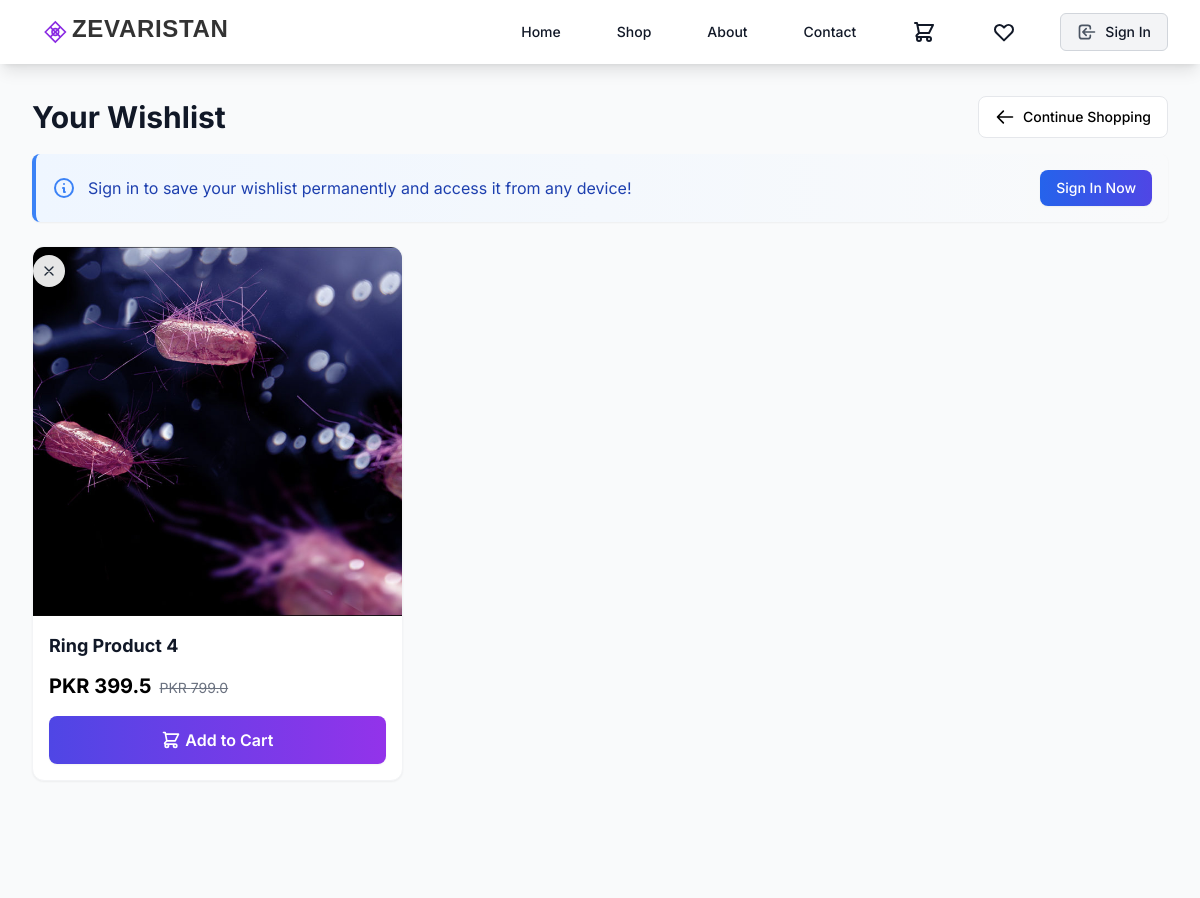
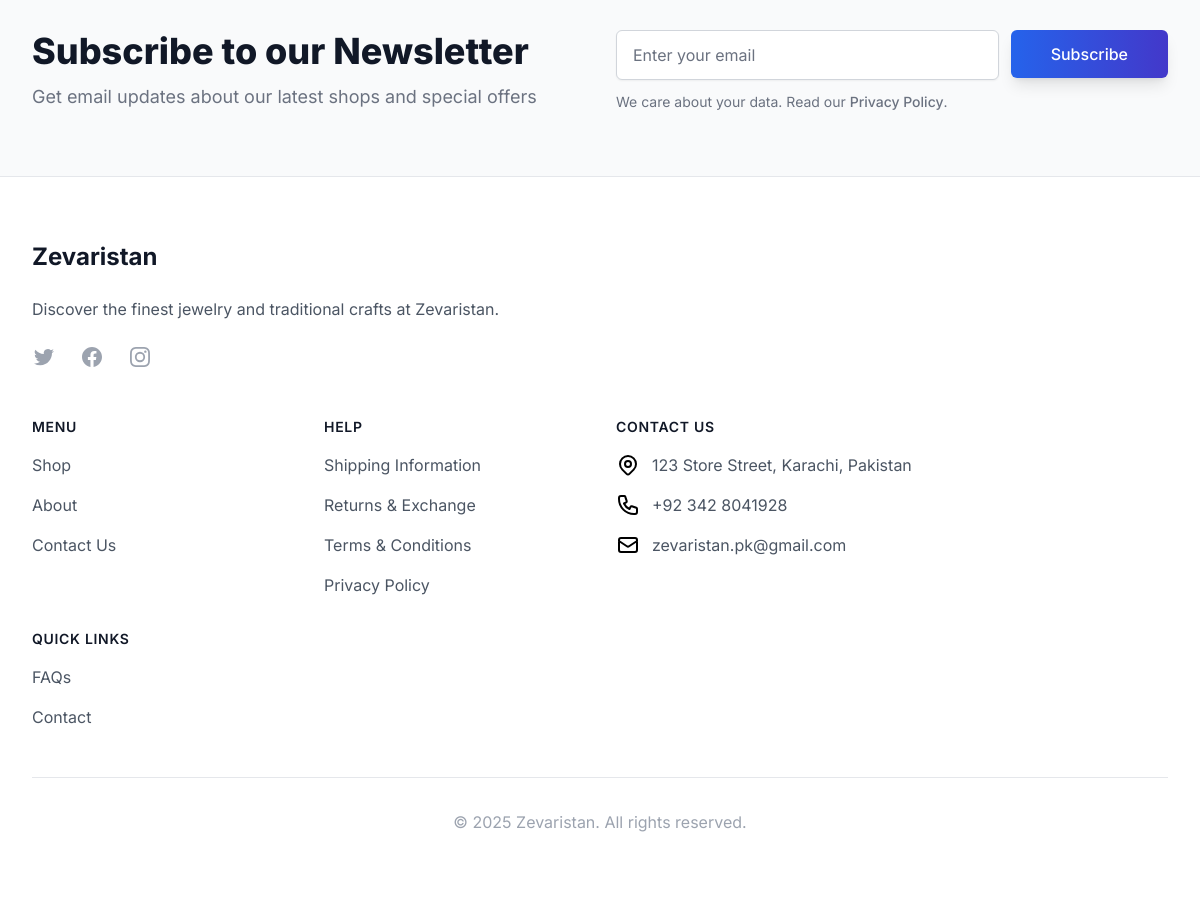
The app's page /wishlist/ with its own data (2 pictures, top to bottom).
### wishlist/models.py (models this page shows, shortened)
class WishlistItem(models.Model):
    user = models.ForeignKey(User, on_delete=models.CASCADE, null=True, blank=True)
    product = models.ForeignKey(Product, on_delete=models.CASCADE, related_name='wishlist_items_user')
    session_key = models.CharField(max_length=40, null=True, blank=True)
    created_at = models.DateTimeField(auto_now_add=True)
    class Meta:
        unique_together = [['user', 'product'], ['session_key', 'product']]

### shop/models.py (models this page shows)
class Product(models.Model):
    name = models.CharField(max_length=100)
    photo = models.ImageField(upload_to='products')
    price = models.DecimalField(max_digits=10, decimal_places=2)
    details = models.TextField()
    category = models.ForeignKey(Category, on_delete=models.CASCADE)
    is_draft = models.BooleanField(default=False)
    date = models.DateTimeField(auto_now_add=True)
    inventory = models.IntegerField(default=1)
    on_sale = models.BooleanField(default=False)
    trending = models.BooleanField(default=False)
    sale_percentage = models.DecimalField(max_digits=5, decimal_places=2, default=0)
    sale_start_date = models.DateTimeField(null=True, blank=True)
    sale_end_date = models.DateTimeField(null=True, blank=True)
    rating = models.DecimalField(max_digits=3, decimal_places=2, default=0.0)
    @property
    def sale_price(self):
        if self.on_sale and self.sale_percentage > 0:
            discount = (self.sale_percentage / 100) * self.price
            return self.price - discount
        return self.price
    def check_sale_status(self):
        from django.utils import timezone
        if self.sale_end_date and self.on_sale:
            current_time = timezone.now()
            if self.sale_end_date <= current_time:
                self.on_sale = False
                self.sale_percentage = 0
                self.save(update_fields=['on_sale', 'sale_percentage'])

### wishlist/views.py (the view)
# urls.py: path('wishlist/', include('wishlist.urls', namespace='wishlist')),
def wishlist(request):
    items = get_wishlist_items(request)
    return render(request, 'wishlist/wishlist.html', {'wishlist_items': items})

### cart/cart_context_processors.py (called while the page is built)
def cart_item_count(request):
    if request.user.is_authenticated:
        cart, created = Cart.objects.get_or_create(user=request.user)
        return {'cart_item_count': cart.items.count()}
    else:
        cart = SessionCart(request)
        return {'cart_item_count': sum(item['quantity'] for item in cart.cart.values())}

### shop/models.py (called while the page is built, shortened)
@receiver(post_init, sender=Product)
def check_product_sale_status(sender, instance, **kwargs):
    instance.check_sale_status()

### shop/templatetags/custom_filters.py (called while the page is built)
@register.filter
def format_price(value):
    if value is None:
        return '0.0'
    try:
        from decimal import ROUND_HALF_UP
        str_value = str(value).strip()
        if not str_value:
            return '0.0'
        str_value = str_value.replace('PKR', '').replace(',', '').strip()
        decimal_value = Decimal(str_value).quantize(Decimal('0.0'), rounding=ROUND_HALF_UP)
        formatted_value = '{:,.1f}'.format(float(decimal_value))
        return formatted_value
    except (ValueError, TypeError, InvalidOperation):
        return '0.0'

### wishlist/views.py (called while the page is built)
def get_wishlist_items(request):
    if request.user.is_authenticated:
        items = WishlistItem.objects.filter(user=request.user)
    else:
        items = WishlistItem.objects.filter(session_key=request.session.session_key)
    return items

### wishlist/wishlist_context_processors.py (called while the page is built)
def wishlist_count(request):
    if request.user.is_authenticated:
        count = WishlistItem.objects.filter(user=request.user).count()
    else:
        count = WishlistItem.objects.filter(session_key=request.session.session_key).count() if request.session.session_key else 0
    return {'wishlist_count': count}

### wishlist/templates/wishlist/wishlist.html (shortened to what this page needs)
{% extends 'base/base.html' %}
{% load static %}
{% load custom_filters %}
{% block content %}
<div class="max-w-7xl mx-auto px-4 sm:px-6 lg:px-8 py-4 sm:py-8">
    <div class="mb-6 sm:mb-10">
        <div class="flex flex-col sm:flex-row justify-between items-start sm:items-center gap-4">
            <h1 class="text-2xl sm:text-3xl font-bold text-gray-900">Your Wishlist</h1>
            <a href="{% url 'shop:shop' %}" class="inline-flex items-center px-4 py-2.5 border border-primary-600 text-sm font-medium rounded-lg text-primary-600 bg-white hover:bg-primary-50 focus:outline-none focus:ring-2 focus:ring-offset-2 focus:ring-primary-500 transition-all duration-200 hover:shadow-sm">
                <svg xmlns="http://www.w3.org/2000/svg" class="h-5 w-5 mr-2" fill="none" viewBox="0 0 24 24" stroke="currentColor">
                    <path stroke-linecap="round" stroke-linejoin="round" stroke-width="2" d="M10 19l-7-7m0 0l7-7m-7 7h18" />
                </svg>
                Continue Shopping
            </a>
        </div>
        {% if not user.is_authenticated %}
        <div class="mt-4 bg-gradient-to-r from-blue-50 to-indigo-50 border-l-4 border-blue-500 p-4 rounded-lg shadow-sm flex flex-col sm:flex-row sm:items-center sm:justify-between gap-3">
            <div class="flex items-start sm:items-center">
                <svg xmlns="http://www.w3.org/2000/svg" class="h-6 w-6 text-blue-500 mr-3 flex-shrink-0" fill="none" viewBox="0 0 24 24" stroke="currentColor">
                    <path stroke-linecap="round" stroke-linejoin="round" stroke-width="2" d="M13 16h-1v-4h-1m1-4h.01M21 12a9 9 0 11-18 0 9 9 0 0118 0z" />
                </svg>
                <p class="text-sm sm:text-base text-blue-800">
                    Sign in to save your wishlist permanently and access it from any device!
                </p>
            </div>
            <a href="{% url 'account:signin' %}?next={% url 'wishlist:sync_wishlist' %}" class="inline-flex items-center justify-center px-4 py-2 text-sm font-medium rounded-lg text-white bg-gradient-to-r from-blue-600 to-indigo-600 hover:from-blue-700 hover:to-indigo-700 focus:outline-none focus:ring-2 focus:ring-offset-2 focus:ring-blue-500 transition-all duration-200 shadow-sm hover:shadow-md transform hover:-translate-y-0.5">
                Sign In Now
            </a>
        </div>
        {% endif %}
    </div>
    {% if wishlist_items %}
    <div class="grid grid-cols-2 md:grid-cols-2 lg:grid-cols-3 xl:grid-cols-4 gap-3 sm:gap-4 md:gap-5 lg:gap-6">
        {% for item in wishlist_items %}
        <div class="group relative transform transition duration-300 hover:-translate-y-1.5 hover:shadow-lg">
            <div class="bg-white rounded-xl shadow-sm overflow-hidden h-full flex flex-col border border-gray-100 hover:border-primary-100">
                <div class="relative aspect-w-1 aspect-h-1 bg-gray-50">
                    <a href="{% url 'shop:product_detail' item.product.id %}" class="block h-full">
                        <img class="object-cover w-full h-full transform transition duration-500 group-hover:scale-105" src="{{ item.product.photo.url }}" alt="{{ item.product.name }}" loading="lazy">
                    </a>
                    <div class="absolute top-2 right-2 z-10">
                        <button class="bg-white/90 hover:bg-red-500 hover:text-white text-gray-800 rounded-full p-2 transition-all duration-200 transform hover:scale-110 active:scale-95 shadow-sm hover:shadow-md remove-from-wishlist flex items-center justify-center"
                            data-product-id="{{ item.product.id }}"
                            title="Remove from wishlist"
                            aria-label="Remove from wishlist">
                            <svg xmlns="http://www.w3.org/2000/svg" class="h-4 w-4" fill="currentColor" viewBox="0 0 24 24" stroke="currentColor">
                                <path stroke-linecap="round" stroke-linejoin="round" stroke-width="2" d="M6 18L18 6M6 6l12 12" />
                            </svg>
                        </button>
                    </div>
                </div>
                <div class="p-3 sm:p-4 flex flex-col flex-grow">
                    <div class="mb-2">
                        <a href="{% url 'shop:product_detail' item.product.id %}" class="text-gray-900 hover:text-primary-600 transition-colors duration-200">
                            <h3 class="text-base sm:text-lg font-bold mb-1 line-clamp-2">{{ item.product.name }}</h3>
                        </a>
                    </div>
                    <div class="mt-auto">
                        <div class="mb-4">
                            <div class="flex items-baseline gap-2">
                                {% if item.product.on_sale %}
                                <span class="text-lg sm:text-xl font-bold text-primary-600">PKR {{ item.product.sale_price|format_price }}</span>
                                <span class="text-xs sm:text-sm text-gray-500 line-through">PKR {{ item.product.price|format_price }}</span>
                                {% else %}
                                <span class="text-lg sm:text-xl font-bold text-primary-600">PKR {{ item.product.price|format_price }}</span>
                                {% endif %}
                            </div>
                        </div>
                        <div class="flex gap-2">
                            <form action="{% url 'cart:add_to_cart' item.product.id %}" method="post" class="flex-1">
                                <button type="submit" class="w-full bg-gradient-to-r from-indigo-600 to-purple-600 text-white font-semibold px-3 sm:px-4 py-2 sm:py-3 rounded-lg hover:from-indigo-700 hover:to-purple-700 focus:outline-none focus:ring-2 focus:ring-offset-2 focus:ring-indigo-500 transition-all duration-200 transform hover:scale-[1.02] active:scale-95 shadow-sm hover:shadow-md flex items-center justify-center disabled:opacity-50 disabled:cursor-not-allowed text-sm sm:text-base" {% if item.product.stock_quantity == 0 %}disabled{% endif %}>
                                    Add to Cart
                                </button>
                            </form>
                        </div>
                    </div>
                </div>
            </div>
        </div>
        {% endfor %}
    </div>
    {% endif %}
</div>
{% endblock %}

### base/templates/base/header.html (style rules this page uses)
body { font-family: 'Inter', sans-serif; }

### records on screen
WishlistItem: product.photo (picture), product.name "Ring Product 4", product.sale_price "399.5", product.price "799.0"
